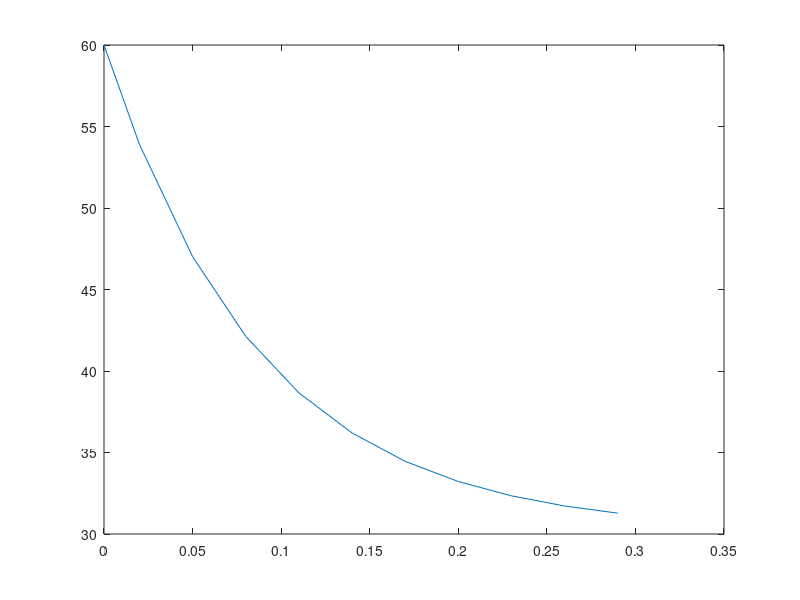

Source code (MATLAB):
function TFL()
Demand_mu(:,1) = xlsread('Book1.csv', 'A1:A11');
Demand_mu(:,2) = xlsread('Book1.csv', 'B1:B11');
Demand_mu(:,3) = xlsread('Book1.csv', 'C1:C11');
Mavg = [11.44636974	12.07263958	10.42969153];
X = xlsread('Book1.csv', 'D1:D11');
e = ones(11,1)*2.718281;
Tx(:,1) = 29.8*e.^(-Mavg(1)*X)+30.2;
Tx(:,2) = 29.8*e.^(-Mavg(2)*X)+30.2;
Tx(:,3) = 29.8*e.^(-Mavg(3)*X)+30.2;
plot(X,Tx(:,1));
csvwrite('TFL_data.csv',Tx);
